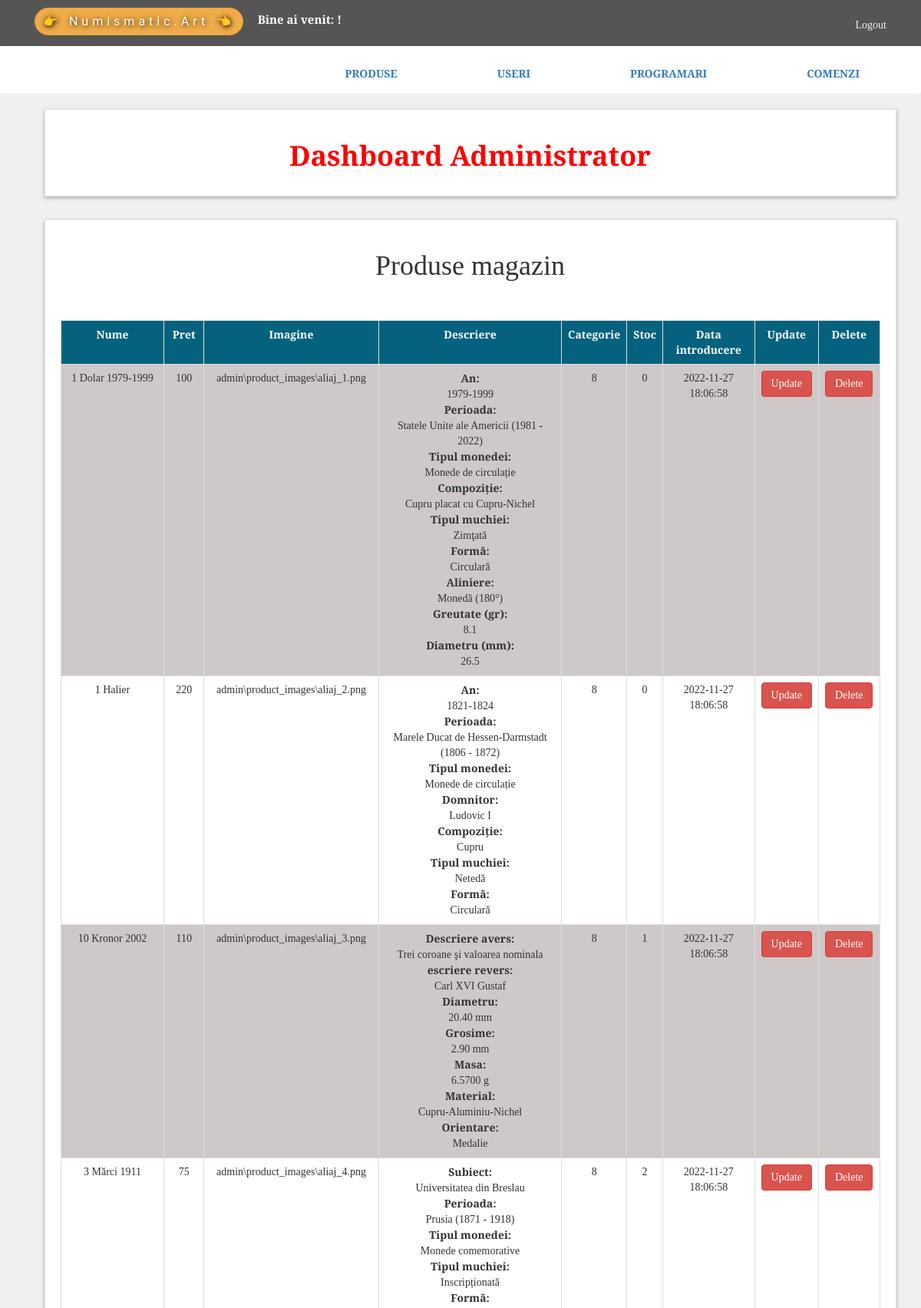
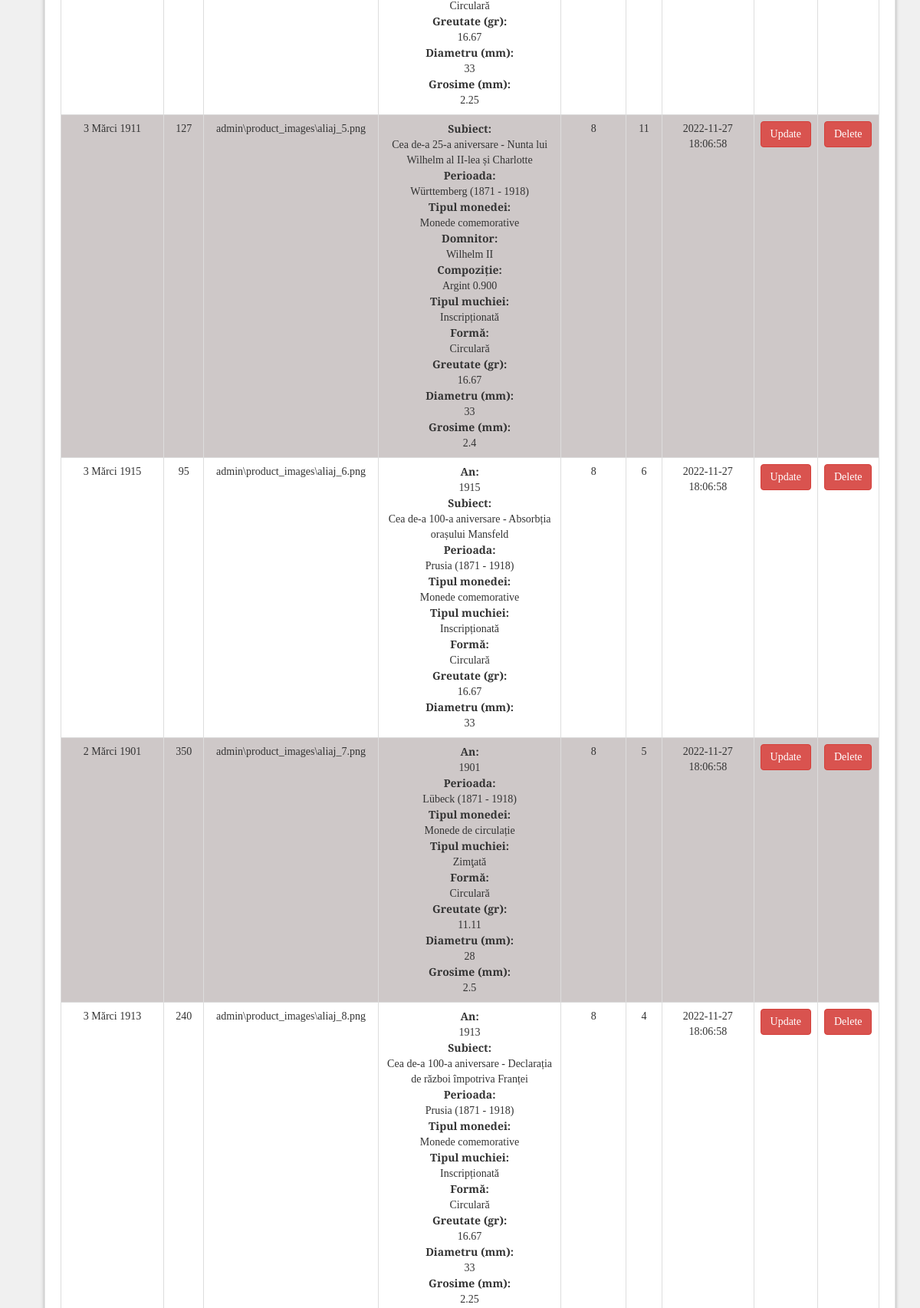
The page /admin/vizualizare_produse.php (upper part) on the database its author committed (2 pictures, top to bottom).
### tables this page shows
CREATE TABLE `produse` (
  `produs_id` int(11) NOT NULL,
  `produs_nume` varchar(100) NOT NULL,
  `produs_pret` int(11) NOT NULL,
  `produs_img` varchar(150) NOT NULL,
  `produs_descriere` varchar(1000) NOT NULL,
  `cat_id` int(100) NOT NULL,
  `stoc` int(11) UNSIGNED NOT NULL,
  `product_time` timestamp NOT NULL DEFAULT current_timestamp()
);

### admin/vizualizare_produse.php (the view, shortened to what this page needs)
<?php
include("includes/header.php");
?>
<div id="content">
  <div class="container">
    <div class="col-md-12">
      <div class="box">
        <center>
          <h1 style="color:red"><b>Dashboard Administrator</b></h1>
        </center>
      </div>
    </div>
    <div class="col-md-12">
      <div class="box">
        <center>
          <h1>Produse magazin</h1>
        </center><br><br>
        <div class="table-responsive">
          <table class="table">
            <tr>
              <th>Nume</th>
              <th>Pret</th>
              <th>Imagine</th>
              <th>Descriere</th>
              <th>Categorie</th>
              <th>Stoc</th>
              <th>Data introducere</th>
              <th>Update</th>
              <th>Delete</th>
            </tr>
            <?php
            include_once 'conectare.php';
            $sql = "SELECT * FROM produse ";
            $results = mysqli_query($mysqli, $sql);
            while ($row = mysqli_fetch_array($results)) {
              echo " <tr>
                                          <td>" . $row['produs_nume'] . "</td>
                                         <td>" . $row['produs_pret'] . "</td>
                                          <td>" . $row['produs_img'] . "</td>
                                         <td>" . $row['produs_descriere'] . "</td>
                                         <td>" . $row['cat_id'] . "</td>
                                         <td>" . $row['stoc'] . "</td>
                                         <td>" . $row['product_time'] . "</td>
                                        <td><a  href='modificare_product.php?id=$row[produs_id]'><button type='button' class='btn btn-danger'>Update</button></a></td>
                                         <td><a href='delete_produs.php?id=$row[produs_id]'><button type='button' class='btn btn-danger'>Delete</button></a></a></td>
                                       </tr>";
            }
            ?>
          </table>
        </div>
      </div>
    </div>
  </div>
</div>
</body>
</html>

### admin/style.css (style rules this page uses)
body { font-size: 14px; line-height: 1.42857143; color: #333; background-color: #f0f0f0; overflow-x: hidden; font-family: "Libre Baskerville", serif; }
.box { background: #fff; margin: 0 0 30px; border: solid 1px #e6e6e6; box-sizing: border-box; padding: 20px; box-shadow: 0px 2px 5px rgba(0, 0, 0, 0.3); }
#content { padding-left: 25px; }
td, th { border: 1px solid #ddd; padding: 32px; text-align: center; }
tr:nth-child(even) { background-color: #cec8c8; }
th { padding-top: 10px; padding-bottom: 10px; text-align: left; background-color: #04627e; color: white; text-align: center; }

### rows shown on the page
produse: produs_nume "1 Dolar 1979-1999", produs_pret "100", produs_img "admin\\product_images\\aliaj_1.png", produs_descriere "An: 1979-1999 Perioada: Statele Unite ale Americii (1981 - 2022) Tipul monedei: Monede de circulație Compoziție: Cupru placat cu Cupru-Nichel Tipul muchiei: Zimţată Formă: Circulară Aliniere: Monedă (180°) Greutate (gr): 8.1 Diametru (mm): 26.5", cat "8", stoc "0", product_time "2022-11-27 18:06:58"
produse: produs_nume "1 Halier", produs_pret "220", produs_img "admin\\product_images\\aliaj_2.png", produs_descriere "An: 1821-1824 Perioada: Marele Ducat de Hessen-Darmstadt (1806 - 1872) Tipul monedei: Monede de circulație Domnitor: Ludovic I Compoziție: Cupru Tipul muchiei: Netedă Formă: Circulară", cat "8", stoc "0", product_time "2022-11-27 18:06:58"
produse: produs_nume "10 Kronor 2002", produs_pret "110", produs_img "admin\\product_images\\aliaj_3.png", produs_descriere "Descriere avers: Trei coroane şi valoarea nominala escriere revers: Carl XVI Gustaf Diametru: 20.40 mm Grosime: 2.90 mm Masa: 6.5700 g Material: Cupru-Aluminiu-Nichel Orientare: Medalie", cat "8", stoc "1", product_time "2022-11-27 18:06:58"
produse: produs_nume "3 Mărci 1911", produs_pret "75", produs_img "admin\\product_images\\aliaj_4.png", produs_descriere "Subiect: Universitatea din Breslau Perioada: Prusia (1871 - 1918) Tipul monedei: Monede comemorative Tipul muchiei: Inscripționată Formă: Circulară Greutate (gr): 16.67 Diametru (mm): 33 Grosime (mm): 2.25", cat "8", stoc "2", product_time "2022-11-27 18:06:58"
produse: produs_nume "3 Mărci 1911", produs_pret "127", produs_img "admin\\product_images\\aliaj_5.png", produs_descriere "Subiect: Cea de-a 25-a aniversare - Nunta lui Wilhelm al II-lea și Charlotte Perioada: Württemberg (1871 - 1918) Tipul monedei: Monede comemorative Domnitor: Wilhelm II Compoziție: Argint 0.900 Tipul muchiei: Inscripționată Formă: Circulară Greutate (gr): 16.67 Diametru (mm): 33 Grosime (mm): 2.4", cat "8", stoc "11", product_time "2022-11-27 18:06:58"
produse: produs_nume "3 Mărci 1915", produs_pret "95", produs_img "admin\\product_images\\aliaj_6.png", produs_descriere "An: 1915 Subiect: Cea de-a 100-a aniversare - Absorbția orașului Mansfeld Perioada: Prusia (1871 - 1918) Tipul monedei: Monede comemorative Tipul muchiei: Inscripționată Formă: Circulară Greutate (gr): 16.67 Diametru (mm): 33", cat "8", stoc "6", product_time "2022-11-27 18:06:58"
produse: produs_nume "2 Mărci 1901", produs_pret "350", produs_img "admin\\product_images\\aliaj_7.png", produs_descriere "An: 1901 Perioada: Lübeck (1871 - 1918) Tipul monedei: Monede de circulație Tipul muchiei: Zimţată Formă: Circulară Greutate (gr): 11.11 Diametru (mm): 28 Grosime (mm): 2.5", cat "8", stoc "5", product_time "2022-11-27 18:06:58"
produse: produs_nume "3 Mărci 1913", produs_pret "240", produs_img "admin\\product_images\\aliaj_8.png", produs_descriere "An: 1913 Subiect: Cea de-a 100-a aniversare - Declarația de război împotriva Franței Perioada: Prusia (1871 - 1918) Tipul monedei: Monede comemorative Tipul muchiei: Inscripționată Formă: Circulară Greutate (gr): 16.67 Diametru (mm): 33 Grosime (mm): 2.25", cat "8", stoc "4", product_time "2022-11-27 18:06:58"
